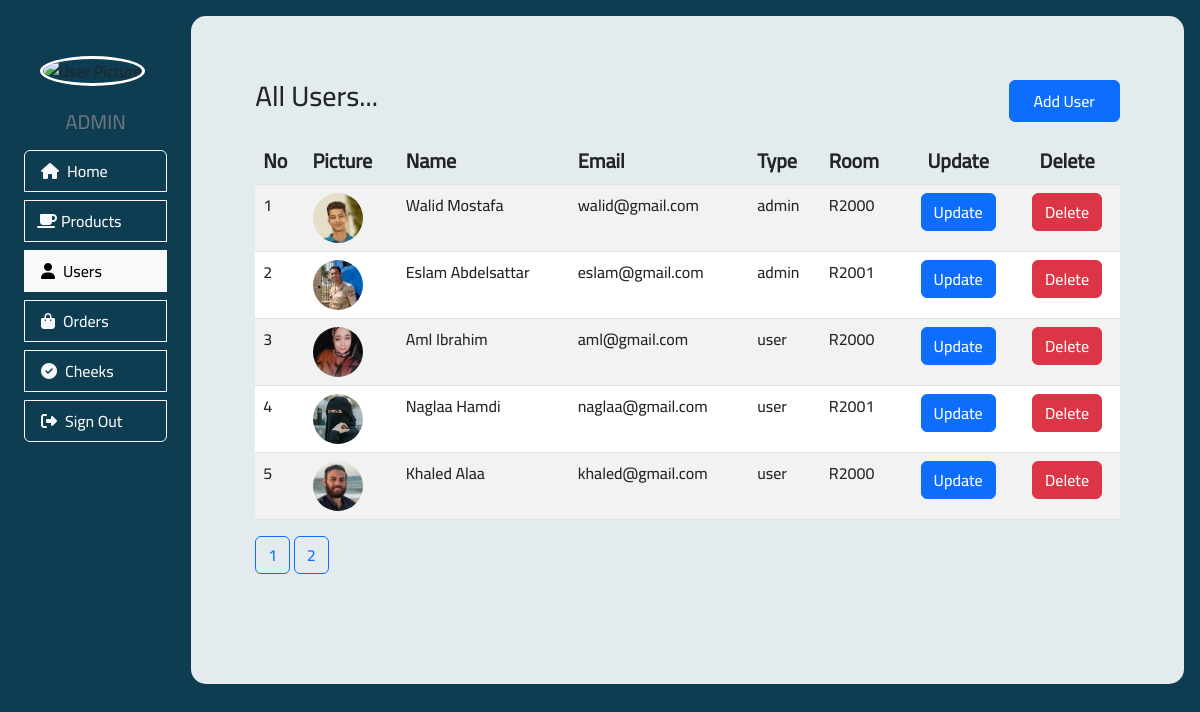
/All_Users.php, run on the app's committed database.
### tables this page shows
CREATE TABLE `users` (
  `id` int(11) NOT NULL,
  `name` varchar(50) NOT NULL,
  `email` varchar(50) NOT NULL,
  `password` varchar(50) NOT NULL,
  `room` varchar(50) NOT NULL,
  `type` varchar(50) NOT NULL,
  `picture` varchar(225) DEFAULT NULL
);

### All_Users.php (the view, shortened to what this page needs)
<!DOCTYPE html>
<html lang="en">
<head>
    <link href="https://cdn.jsdelivr.net/npm/bootstrap@5.2.3/dist/css/bootstrap.min.css" rel="stylesheet"
 />
    <link rel="stylesheet" href="https://cdnjs.cloudflare.com/ajax/libs/font-awesome/6.2.1/css/all.min.css"
 />
    <link rel="stylesheet" href="Assets/Styles/style_main.css">
</head>
<body>
    <?php
        $conn = new PDO('mysql:host=localhost;dbname=coffee_shop', 'root', '');
        $query = "SELECT * FROM users";
        $sql = $conn->prepare($query);
        $sql->execute();
        $all_users = $sql->fetchAll(PDO::FETCH_ASSOC);
    ?>
    <div class="m-0 p-3 h-100 w-100 d-flex">
        <div class="right_side_style pe-3 pt-3 pt-lg-2">
            <div class="user_info_style p-lg-2">
                <div class="p-3 pt-4 img-style">
                    <img src="Assets/Images/Users/<?php echo $user_pic; ?>" alt="User Picture" class="rounded-circle w-100" style="border: 3px solid white;">
                </div>
                <h5 class="m-0 text-secondary d-none d-lg-block text-center">ADMIN</h5>
            </div>
            <div class="btn-group-vertical w-100 pt-4 pt-lg-1 p-2">
                <a href="Admin_Home.php" class="btn btn-outline-light text-start p-2 my-1"><i class="fa-solid fa-house mx-2"></i><span class="d-none d-lg-inline">Home</span></a>
                <a href="All_Products.php" class="btn btn-outline-light text-start p-2 my-1"><i class="fa-solid fa-mug-saucer mx-1"></i><span class="d-none d-lg-inline">Products</span></a>
                <a href="All_Users.php" class="btn btn-outline-light text-start p-2 my-1 active"><i class="fa-solid fa-user mx-2"></i><span class="d-none d-lg-inline">Users</span></a>
                <a href="Admin_Orders.php" class="btn btn-outline-light text-start p-2 my-1"><i class="fa-solid fa-bag-shopping mx-2"></i><span class="d-none d-lg-inline">Orders</span></a>
                <a href="Cheeks.php" class="btn btn-outline-light text-start p-2 my-1"><i class="fa-solid fa-circle-check mx-2"></i><span class="d-none d-lg-inline">Cheeks</span></a>
                <a href="Login.php" class="btn btn-outline-light text-start p-2 my-1"><i class="fa-solid fa-right-from-bracket mx-2"></i><span class="d-none d-lg-inline">Sign Out</span></a>
            </div>
        </div>
        <div class="main_section_style m-0 p-3">
            <div class="containeer p-5">
                <div class="row mb-3">
                    <div class="col-8">
                        <h3 class="d-flex">All Users...</h3>
                    </div><div class="col-4 d-flex justify-content-end">
                        <a href="./Add_Users.php" class="btn btn-primary py-2 px-4">Add User</a>
                    </div>
                </div>
                <table class="table table-hover mt-2 table table-striped">
                    <thead class=" fs-5">
                        <tr>
                            <th scope="col">No</th>
                            <th scope="col">Picture</th>
                            <th scope="col">Name</th>
                            <th scope="col">Email</th>
                            <th scope="col">Type</th>
                            <th scope="col">Room</th>
                            <th scope="col" class="text-center">Update</th>
                            <th scope="col" class="text-center">Delete</th>
                        </tr>
                    </thead>
                    <tbody class="bg-body">
                        <?php
                            $result_per_page=5;
                            $num_of_users=sizeof($all_users);
                            $num_of_pages=ceil($num_of_users/$result_per_page);
                            if (!isset($_GET['page']))
                            {
                                $page=1;
                            }
                            else
                            {
                                $page=$_GET['page'];
                            }
                            $page_first_result=($page-1)*$result_per_page;
                            $con = new PDO('mysql:host=localhost;dbname=coffee_shop', 'root', '');
                            $query = "SELECT * FROM users LIMIT ".$page_first_result.','.$result_per_page.';';
                            $sql = $con->prepare($query);
                            $sql->execute();
                            $alldata = $sql->fetchAll(PDO::FETCH_ASSOC);
                            foreach($alldata as $value){
                                $id=$value["id"];
                                $name=$value["name"];
                                $email=$value["email"];
                                $type=$value["type"];
                                $room=$value["room"];
                                $img = $value["picture"];
                                echo '<tr>
                                <td scope="row">'.$id.'</td>
                                <td scope="row">'. '<img src ="Assets/Images/Users/'.$img.'" class="rounded-circle"  width="50" height="50" >' .'</td>
                                <td scope="row">'.$name.'</td>
                                <td scope="row">'.$email.'</td>
                                <td scope="row">'.$type.'</td>
                                <td scope="row">'.$room.'</td>
                                <td scope="row" class="text-center">'.'<a href="Update_User.php?updateid='.$id.'" class="btn btn-primary">Update</a>' .'</td>
                                <td scope="row" class="text-center">'.'<a href="Delete_user.php?deleteid='.$id.'" class="btn btn-danger">Delete</a> '.'</td>';
                            }
                        ?>
                    </tbody>
                </table>
                <?php
                    for($page=1;$page<=$num_of_pages;$page++)
                    {
                        echo '<a class="btn btn-outline-primary" href="All_Users.php?page='.$page.'">'.$page.'</a> ';
                    }
                ?>
            </div>
        </div>
    </div>
</body>
</html>

### Assets/Styles/style_main.css (style rules this page uses)
body { background-color: rgb(14, 60, 80); height: 700px; }
.right_side_style { width: 15%; }
.main_section_style { width: 85%; margin: 10px; border-radius: 15px; background-color: rgb(227, 235, 238); }
body { font-family: NotoSerif; }

### data on the page
users: id "1", picture (picture), name "Walid Mostafa", email "walid@gmail.com", type "admin", room "R2000"
users: id "2", picture (picture), name "Eslam Abdelsattar", email "eslam@gmail.com", type "admin", room "R2001"
users: id "3", picture (picture), name "Aml Ibrahim", email "aml@gmail.com", type "user", room "R2000"
users: id "4", picture (picture), name "Naglaa Hamdi", email "naglaa@gmail.com", type "user", room "R2001"
users: id "5", picture (picture), name "Khaled Alaa", email "khaled@gmail.com", type "user", room "R2000"
